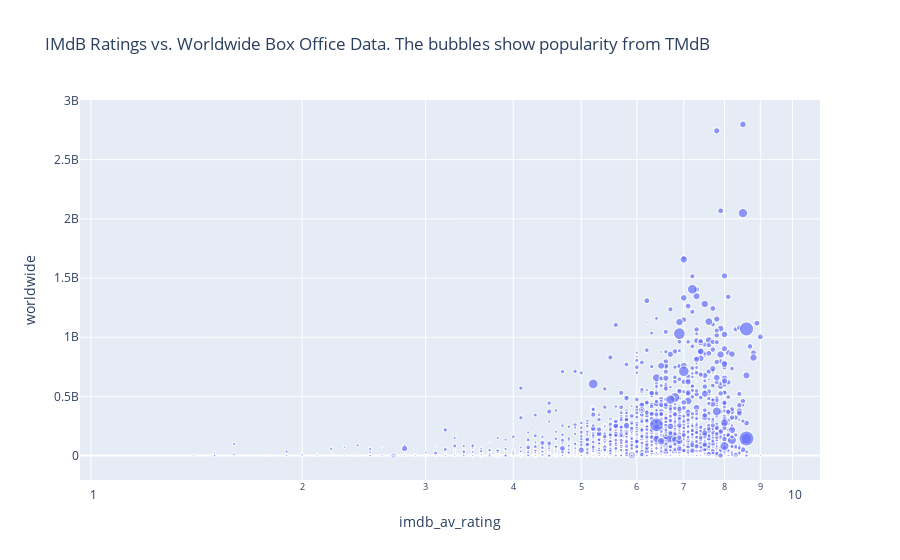

Here is the notebook cell this chart was saved with:
### Code cell
fig = px.scatter(df, x="imdb_av_rating", y="worldwide", 
                 hover_name="title",
                 size = "popularity",
                 title="IMdB Ratings vs. Worldwide Box Office Data. The bubbles show popularity from TMdB",
                 log_x = True,
                 size_max=20)
fig.show()

### Figure 1 — Plotly figure (JSON) as saved in the notebook; plotly's stock layout.template omitted (floating-point values rounded to 4 significant figures; data arrays with more than 128 entries replaced by an {"elided": "..."} marker saying what was removed)
{"data": [{"hoverlabel": {"namelength": 0}, "hovertemplate": "<b>%{hovertext}</b><br><br>imdb_av_rating=%{x}<br>worldwide=%{y}<br>popularity=%{marker.size}", "hovertext": {"elided": "7968 str values"}, "legendgroup": "", "marker": {"color": "#636efa", "size": {"elided": "7968 float values"}, "sizemode": "area", "sizeref": 0.9123, "symbol": "circle"}, "mode": "markers", "name": "", "showlegend": false, "type": "scattergl", "x": {"elided": "7968 float values"}, "xaxis": "x", "y": {"elided": "7968 int values"}, "yaxis": "y"}], "layout": {"legend": {"itemsizing": "constant", "tracegroupgap": 0}, "title": {"text": "IMdB Ratings vs. Worldwide Box Office Data. The bubbles show popularity from TMdB"}, "xaxis": {"anchor": "y", "domain": [0, 1], "title": {"text": "imdb_av_rating"}, "type": "log"}, "yaxis": {"anchor": "x", "domain": [0, 1], "title": {"text": "worldwide"}}}}
